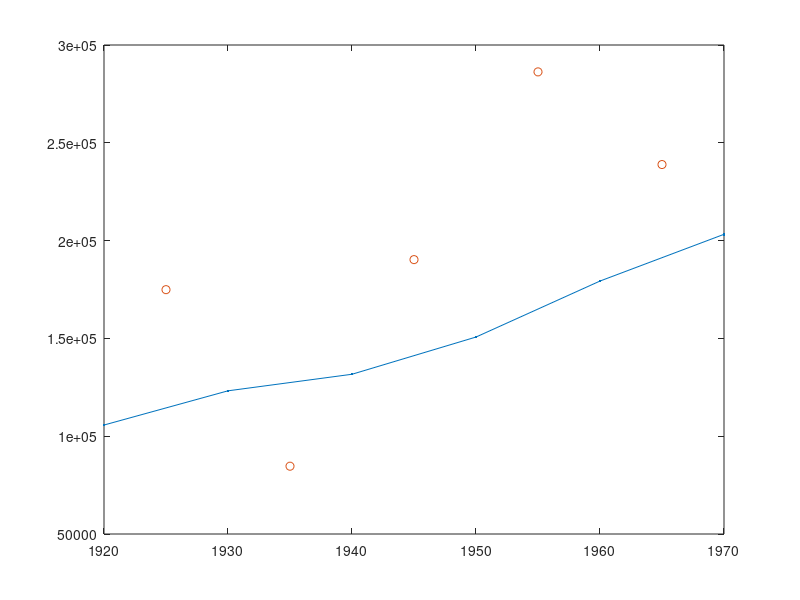

Write MATLAB code to recreate this figure.
clear;

year_10=1920:10:1970;
num_10=[105711,123203,131669,150697,179323,203212];

%十年人口增长率
k=@(i)(num_10(i+1)-num_10(i))/(year_10(i+1)-year_10(i));

plot(year_10,num_10,'.-');
hold on;

kn=[];
for i=1:5
    kn=[kn,k(i)];
end

year_5=1925:10:1965;
plot(year_5,kn*100,'o');



    